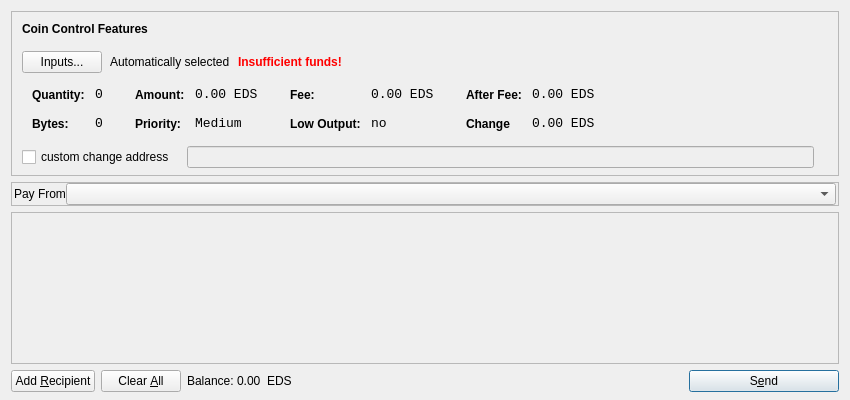
<?xml version="1.0" encoding="UTF-8"?>
<ui version="4.0">
 <class>SendCoinsDialog</class>
 <widget class="QDialog" name="SendCoinsDialog">
  <property name="geometry">
   <rect>
    <x>0</x>
    <y>0</y>
    <width>850</width>
    <height>400</height>
   </rect>
  </property>
  <property name="windowTitle">
   <string>Send Coins</string>
  </property>
  <layout class="QVBoxLayout" name="verticalLayout" stretch="0,0,1,0">
   <property name="bottomMargin">
    <number>8</number>
   </property>
   <item>
    <widget class="QFrame" name="frameCoinControl">
     <property name="sizePolicy">
      <sizepolicy hsizetype="Expanding" vsizetype="Expanding">
       <horstretch>0</horstretch>
       <verstretch>0</verstretch>
      </sizepolicy>
     </property>
     <property name="maximumSize">
      <size>
       <width>16777215</width>
       <height>16777215</height>
      </size>
     </property>
     <property name="frameShape">
      <enum>QFrame::StyledPanel</enum>
     </property>
     <property name="frameShadow">
      <enum>QFrame::Sunken</enum>
     </property>
     <layout class="QVBoxLayout" name="verticalLayoutCoinControl2">
      <property name="spacing">
       <number>6</number>
      </property>
      <property name="leftMargin">
       <number>0</number>
      </property>
      <property name="topMargin">
       <number>0</number>
      </property>
      <property name="rightMargin">
       <number>0</number>
      </property>
      <property name="bottomMargin">
       <number>6</number>
      </property>
      <item>
       <layout class="QVBoxLayout" name="verticalLayoutCoinControl" stretch="0,0,0,0,1">
        <property name="spacing">
         <number>0</number>
        </property>
        <property name="leftMargin">
         <number>10</number>
        </property>
        <property name="topMargin">
         <number>10</number>
        </property>
        <item>
         <layout class="QHBoxLayout" name="horizontalLayoutCoinControl1">
          <property name="bottomMargin">
           <number>15</number>
          </property>
          <item>
           <widget class="QLabel" name="labelCoinControlFeatures">
            <property name="sizePolicy">
             <sizepolicy hsizetype="Preferred" vsizetype="Maximum">
              <horstretch>0</horstretch>
              <verstretch>0</verstretch>
             </sizepolicy>
            </property>
            <property name="font">
             <font>
              <weight>75</weight>
              <bold>true</bold>
             </font>
            </property>
            <property name="styleSheet">
             <string notr="true">font-weight:bold;</string>
            </property>
            <property name="text">
             <string>Coin Control Features</string>
            </property>
           </widget>
          </item>
         </layout>
        </item>
        <item>
         <layout class="QHBoxLayout" name="horizontalLayoutCoinControl2" stretch="0,0,0,0">
          <property name="spacing">
           <number>8</number>
          </property>
          <property name="bottomMargin">
           <number>10</number>
          </property>
          <item>
           <widget class="QPushButton" name="pushButtonCoinControl">
            <property name="styleSheet">
             <string notr="true"/>
            </property>
            <property name="text">
             <string>Inputs...</string>
            </property>
           </widget>
          </item>
          <item>
           <widget class="QLabel" name="labelCoinControlAutomaticallySelected">
            <property name="text">
             <string>Automatically selected</string>
            </property>
            <property name="margin">
             <number>5</number>
            </property>
           </widget>
          </item>
          <item>
           <widget class="QLabel" name="labelCoinControlInsuffFunds">
            <property name="font">
             <font>
              <weight>75</weight>
              <bold>true</bold>
             </font>
            </property>
            <property name="styleSheet">
             <string notr="true">color:red;font-weight:bold;</string>
            </property>
            <property name="text">
             <string>Insufficient funds!</string>
            </property>
            <property name="margin">
             <number>5</number>
            </property>
           </widget>
          </item>
          <item>
           <spacer name="horizontalSpacerCoinControl">
            <property name="orientation">
             <enum>Qt::Horizontal</enum>
            </property>
            <property name="sizeHint" stdset="0">
             <size>
              <width>40</width>
              <height>1</height>
             </size>
            </property>
           </spacer>
          </item>
         </layout>
        </item>
        <item>
         <widget class="QWidget" name="widgetCoinControl" native="true">
          <property name="sizePolicy">
           <sizepolicy hsizetype="Preferred" vsizetype="Preferred">
            <horstretch>0</horstretch>
            <verstretch>0</verstretch>
           </sizepolicy>
          </property>
          <property name="minimumSize">
           <size>
            <width>0</width>
            <height>0</height>
           </size>
          </property>
          <property name="styleSheet">
           <string notr="true"/>
          </property>
          <layout class="QHBoxLayout" name="horizontalLayoutCoinControl5">
           <property name="leftMargin">
            <number>0</number>
           </property>
           <property name="topMargin">
            <number>0</number>
           </property>
           <property name="rightMargin">
            <number>0</number>
           </property>
           <property name="bottomMargin">
            <number>0</number>
           </property>
           <item>
            <layout class="QHBoxLayout" name="horizontalLayoutCoinControl3" stretch="0,0,0,1">
             <property name="spacing">
              <number>20</number>
             </property>
             <property name="topMargin">
              <number>0</number>
             </property>
             <property name="bottomMargin">
              <number>10</number>
             </property>
             <item>
              <layout class="QFormLayout" name="formLayoutCoinControl1">
               <property name="horizontalSpacing">
                <number>10</number>
               </property>
               <property name="verticalSpacing">
                <number>14</number>
               </property>
               <property name="leftMargin">
                <number>10</number>
               </property>
               <property name="topMargin">
                <number>4</number>
               </property>
               <property name="rightMargin">
                <number>6</number>
               </property>
               <item row="0" column="0">
                <widget class="QLabel" name="labelCoinControlQuantityText">
                 <property name="styleSheet">
                  <string notr="true">font-weight:bold;</string>
                 </property>
                 <property name="text">
                  <string>Quantity:</string>
                 </property>
                 <property name="margin">
                  <number>0</number>
                 </property>
                </widget>
               </item>
               <item row="0" column="1">
                <widget class="QLabel" name="labelCoinControlQuantity">
                 <property name="font">
                  <font>
                   <family>Monospace</family>
                   <pointsize>10</pointsize>
                  </font>
                 </property>
                 <property name="cursor">
                  <cursorShape>IBeamCursor</cursorShape>
                 </property>
                 <property name="contextMenuPolicy">
                  <enum>Qt::ActionsContextMenu</enum>
                 </property>
                 <property name="text">
                  <string>0</string>
                 </property>
                 <property name="margin">
                  <number>0</number>
                 </property>
                 <property name="textInteractionFlags">
                  <set>Qt::LinksAccessibleByMouse|Qt::TextSelectableByKeyboard|Qt::TextSelectableByMouse</set>
                 </property>
                </widget>
               </item>
               <item row="1" column="0">
                <widget class="QLabel" name="labelCoinControlBytesText">
                 <property name="styleSheet">
                  <string notr="true">font-weight:bold;</string>
                 </property>
                 <property name="text">
                  <string>Bytes:</string>
                 </property>
                </widget>
               </item>
               <item row="1" column="1">
                <widget class="QLabel" name="labelCoinControlBytes">
                 <property name="font">
                  <font>
                   <family>Monospace</family>
                   <pointsize>10</pointsize>
                  </font>
                 </property>
                 <property name="cursor">
                  <cursorShape>IBeamCursor</cursorShape>
                 </property>
                 <property name="contextMenuPolicy">
                  <enum>Qt::ActionsContextMenu</enum>
                 </property>
                 <property name="text">
                  <string>0</string>
                 </property>
                 <property name="textInteractionFlags">
                  <set>Qt::LinksAccessibleByMouse|Qt::TextSelectableByKeyboard|Qt::TextSelectableByMouse</set>
                 </property>
                </widget>
               </item>
              </layout>
             </item>
             <item>
              <layout class="QFormLayout" name="formLayoutCoinControl2">
               <property name="horizontalSpacing">
                <number>10</number>
               </property>
               <property name="verticalSpacing">
                <number>14</number>
               </property>
               <property name="leftMargin">
                <number>6</number>
               </property>
               <property name="topMargin">
                <number>4</number>
               </property>
               <property name="rightMargin">
                <number>6</number>
               </property>
               <item row="0" column="0">
                <widget class="QLabel" name="labelCoinControlAmountText">
                 <property name="styleSheet">
                  <string notr="true">font-weight:bold;</string>
                 </property>
                 <property name="text">
                  <string>Amount:</string>
                 </property>
                 <property name="margin">
                  <number>0</number>
                 </property>
                </widget>
               </item>
               <item row="0" column="1">
                <widget class="QLabel" name="labelCoinControlAmount">
                 <property name="font">
                  <font>
                   <family>Monospace</family>
                   <pointsize>10</pointsize>
                  </font>
                 </property>
                 <property name="cursor">
                  <cursorShape>IBeamCursor</cursorShape>
                 </property>
                 <property name="contextMenuPolicy">
                  <enum>Qt::ActionsContextMenu</enum>
                 </property>
                 <property name="text">
                  <string>0.00 EDS</string>
                 </property>
                 <property name="textInteractionFlags">
                  <set>Qt::LinksAccessibleByMouse|Qt::TextSelectableByKeyboard|Qt::TextSelectableByMouse</set>
                 </property>
                </widget>
               </item>
               <item row="1" column="0">
                <widget class="QLabel" name="labelCoinControlPriorityText">
                 <property name="styleSheet">
                  <string notr="true">font-weight:bold;</string>
                 </property>
                 <property name="text">
                  <string>Priority:</string>
                 </property>
                </widget>
               </item>
               <item row="1" column="1">
                <widget class="QLabel" name="labelCoinControlPriority">
                 <property name="font">
                  <font>
                   <family>Monospace</family>
                   <pointsize>10</pointsize>
                  </font>
                 </property>
                 <property name="cursor">
                  <cursorShape>IBeamCursor</cursorShape>
                 </property>
                 <property name="contextMenuPolicy">
                  <enum>Qt::ActionsContextMenu</enum>
                 </property>
                 <property name="text">
                  <string>Medium</string>
                 </property>
                 <property name="textInteractionFlags">
                  <set>Qt::LinksAccessibleByMouse|Qt::TextSelectableByKeyboard|Qt::TextSelectableByMouse</set>
                 </property>
                </widget>
               </item>
              </layout>
             </item>
             <item>
              <layout class="QFormLayout" name="formLayoutCoinControl3">
               <property name="horizontalSpacing">
                <number>10</number>
               </property>
               <property name="verticalSpacing">
                <number>14</number>
               </property>
               <property name="leftMargin">
                <number>6</number>
               </property>
               <property name="topMargin">
                <number>4</number>
               </property>
               <property name="rightMargin">
                <number>6</number>
               </property>
               <item row="0" column="0">
                <widget class="QLabel" name="labelCoinControlFeeText">
                 <property name="styleSheet">
                  <string notr="true">font-weight:bold;</string>
                 </property>
                 <property name="text">
                  <string>Fee:</string>
                 </property>
                 <property name="margin">
                  <number>0</number>
                 </property>
                </widget>
               </item>
               <item row="0" column="1">
                <widget class="QLabel" name="labelCoinControlFee">
                 <property name="font">
                  <font>
                   <family>Monospace</family>
                   <pointsize>10</pointsize>
                  </font>
                 </property>
                 <property name="cursor">
                  <cursorShape>IBeamCursor</cursorShape>
                 </property>
                 <property name="contextMenuPolicy">
                  <enum>Qt::ActionsContextMenu</enum>
                 </property>
                 <property name="text">
                  <string>0.00 EDS</string>
                 </property>
                 <property name="textInteractionFlags">
                  <set>Qt::LinksAccessibleByMouse|Qt::TextSelectableByKeyboard|Qt::TextSelectableByMouse</set>
                 </property>
                </widget>
               </item>
               <item row="1" column="0">
                <widget class="QLabel" name="labelCoinControlLowOutputText">
                 <property name="styleSheet">
                  <string notr="true">font-weight:bold;</string>
                 </property>
                 <property name="text">
                  <string>Low Output:</string>
                 </property>
                </widget>
               </item>
               <item row="1" column="1">
                <widget class="QLabel" name="labelCoinControlLowOutput">
                 <property name="font">
                  <font>
                   <family>Monospace</family>
                   <pointsize>10</pointsize>
                  </font>
                 </property>
                 <property name="cursor">
                  <cursorShape>IBeamCursor</cursorShape>
                 </property>
                 <property name="contextMenuPolicy">
                  <enum>Qt::ActionsContextMenu</enum>
                 </property>
                 <property name="text">
                  <string>no</string>
                 </property>
                 <property name="textInteractionFlags">
                  <set>Qt::LinksAccessibleByMouse|Qt::TextSelectableByKeyboard|Qt::TextSelectableByMouse</set>
                 </property>
                </widget>
               </item>
              </layout>
             </item>
             <item>
              <layout class="QFormLayout" name="formLayoutCoinControl4">
               <property name="horizontalSpacing">
                <number>10</number>
               </property>
               <property name="verticalSpacing">
                <number>14</number>
               </property>
               <property name="leftMargin">
                <number>6</number>
               </property>
               <property name="topMargin">
                <number>4</number>
               </property>
               <property name="rightMargin">
                <number>6</number>
               </property>
               <item row="0" column="0">
                <widget class="QLabel" name="labelCoinControlAfterFeeText">
                 <property name="styleSheet">
                  <string notr="true">font-weight:bold;</string>
                 </property>
                 <property name="text">
                  <string>After Fee:</string>
                 </property>
                 <property name="margin">
                  <number>0</number>
                 </property>
                </widget>
               </item>
               <item row="0" column="1">
                <widget class="QLabel" name="labelCoinControlAfterFee">
                 <property name="font">
                  <font>
                   <family>Monospace</family>
                   <pointsize>10</pointsize>
                  </font>
                 </property>
                 <property name="cursor">
                  <cursorShape>IBeamCursor</cursorShape>
                 </property>
                 <property name="contextMenuPolicy">
                  <enum>Qt::ActionsContextMenu</enum>
                 </property>
                 <property name="text">
                  <string>0.00 EDS</string>
                 </property>
                 <property name="textInteractionFlags">
                  <set>Qt::LinksAccessibleByMouse|Qt::TextSelectableByKeyboard|Qt::TextSelectableByMouse</set>
                 </property>
                </widget>
               </item>
               <item row="1" column="0">
                <widget class="QLabel" name="labelCoinControlChangeText">
                 <property name="styleSheet">
                  <string notr="true">font-weight:bold;</string>
                 </property>
                 <property name="text">
                  <string>Change</string>
                 </property>
                </widget>
               </item>
               <item row="1" column="1">
                <widget class="QLabel" name="labelCoinControlChange">
                 <property name="font">
                  <font>
                   <family>Monospace</family>
                   <pointsize>10</pointsize>
                  </font>
                 </property>
                 <property name="cursor">
                  <cursorShape>IBeamCursor</cursorShape>
                 </property>
                 <property name="contextMenuPolicy">
                  <enum>Qt::ActionsContextMenu</enum>
                 </property>
                 <property name="text">
                  <string>0.00 EDS</string>
                 </property>
                 <property name="textInteractionFlags">
                  <set>Qt::LinksAccessibleByMouse|Qt::TextSelectableByKeyboard|Qt::TextSelectableByMouse</set>
                 </property>
                </widget>
               </item>
              </layout>
             </item>
            </layout>
           </item>
          </layout>
         </widget>
        </item>
        <item>
         <layout class="QHBoxLayout" name="horizontalLayoutCoinControl4" stretch="0,0,0">
          <property name="spacing">
           <number>12</number>
          </property>
          <property name="sizeConstraint">
           <enum>QLayout::SetDefaultConstraint</enum>
          </property>
          <property name="topMargin">
           <number>5</number>
          </property>
          <property name="rightMargin">
           <number>5</number>
          </property>
          <item>
           <widget class="QCheckBox" name="checkBoxCoinControlChange">
            <property name="text">
             <string>custom change address</string>
            </property>
           </widget>
          </item>
          <item>
           <widget class="QLineEdit" name="lineEditCoinControlChange">
            <property name="enabled">
             <bool>false</bool>
            </property>
            <property name="sizePolicy">
             <sizepolicy hsizetype="Expanding" vsizetype="Fixed">
              <horstretch>0</horstretch>
              <verstretch>0</verstretch>
             </sizepolicy>
            </property>
           </widget>
          </item>
          <item>
           <widget class="QLabel" name="labelCoinControlChangeLabel">
            <property name="sizePolicy">
             <sizepolicy hsizetype="Preferred" vsizetype="Expanding">
              <horstretch>0</horstretch>
              <verstretch>0</verstretch>
             </sizepolicy>
            </property>
            <property name="minimumSize">
             <size>
              <width>0</width>
              <height>0</height>
             </size>
            </property>
            <property name="text">
             <string/>
            </property>
            <property name="margin">
             <number>3</number>
            </property>
           </widget>
          </item>
         </layout>
        </item>
        <item>
         <spacer name="verticalSpacerCoinControl">
          <property name="orientation">
           <enum>Qt::Vertical</enum>
          </property>
          <property name="sizeHint" stdset="0">
           <size>
            <width>800</width>
            <height>1</height>
           </size>
          </property>
         </spacer>
        </item>
       </layout>
      </item>
     </layout>
    </widget>
   </item>
   <item>
    <widget class="QFrame" name="payFromFrame">
     <property name="sizePolicy">
      <sizepolicy hsizetype="Expanding" vsizetype="Preferred">
       <horstretch>0</horstretch>
       <verstretch>0</verstretch>
      </sizepolicy>
     </property>
     <property name="frameShape">
      <enum>QFrame::StyledPanel</enum>
     </property>
     <property name="frameShadow">
      <enum>QFrame::Sunken</enum>
     </property>
     <layout class="QHBoxLayout" name="horizontalLayout_7">
      <property name="leftMargin">
       <number>2</number>
      </property>
      <property name="topMargin">
       <number>0</number>
      </property>
      <property name="rightMargin">
       <number>2</number>
      </property>
      <property name="bottomMargin">
       <number>0</number>
      </property>
      <item>
       <layout class="QHBoxLayout" name="horizontalLayout_5" stretch="0,1">
        <property name="spacing">
         <number>0</number>
        </property>
        <item>
         <widget class="QLabel" name="label_3">
          <property name="text">
           <string>Pay From</string>
          </property>
         </widget>
        </item>
        <item>
         <widget class="QComboBox" name="payFrom">
          <property name="sizePolicy">
           <sizepolicy hsizetype="Expanding" vsizetype="Fixed">
            <horstretch>0</horstretch>
            <verstretch>0</verstretch>
           </sizepolicy>
          </property>
         </widget>
        </item>
       </layout>
      </item>
     </layout>
    </widget>
   </item>
   <item>
    <widget class="QScrollArea" name="scrollArea">
     <property name="widgetResizable">
      <bool>true</bool>
     </property>
     <widget class="QWidget" name="scrollAreaWidgetContents">
      <property name="geometry">
       <rect>
        <x>0</x>
        <y>0</y>
        <width>830</width>
        <height>142</height>
       </rect>
      </property>
      <layout class="QVBoxLayout" name="verticalLayout_2">
       <property name="leftMargin">
        <number>0</number>
       </property>
       <property name="topMargin">
        <number>0</number>
       </property>
       <property name="rightMargin">
        <number>0</number>
       </property>
       <property name="bottomMargin">
        <number>0</number>
       </property>
       <item>
        <layout class="QVBoxLayout" name="entries">
         <property name="spacing">
          <number>6</number>
         </property>
        </layout>
       </item>
       <item>
        <spacer name="verticalSpacer">
         <property name="orientation">
          <enum>Qt::Vertical</enum>
         </property>
         <property name="sizeHint" stdset="0">
          <size>
           <width>20</width>
           <height>40</height>
          </size>
         </property>
        </spacer>
       </item>
      </layout>
     </widget>
    </widget>
   </item>
   <item>
    <layout class="QHBoxLayout" name="horizontalLayout">
     <item>
      <widget class="QPushButton" name="addButton">
       <property name="toolTip">
        <string>Send to multiple recipients at once</string>
       </property>
       <property name="text">
        <string>Add &amp;Recipient</string>
       </property>
       <property name="icon">
        <iconset resource="../bitcoin.qrc">
         <normaloff>:/icons/add</normaloff>:/icons/add</iconset>
       </property>
       <property name="autoDefault">
        <bool>false</bool>
       </property>
      </widget>
     </item>
     <item>
      <widget class="QPushButton" name="clearButton">
       <property name="sizePolicy">
        <sizepolicy hsizetype="Minimum" vsizetype="Fixed">
         <horstretch>0</horstretch>
         <verstretch>0</verstretch>
        </sizepolicy>
       </property>
       <property name="toolTip">
        <string>Remove all transaction fields</string>
       </property>
       <property name="text">
        <string>Clear &amp;All</string>
       </property>
       <property name="icon">
        <iconset resource="../bitcoin.qrc">
         <normaloff>:/icons/remove</normaloff>:/icons/remove</iconset>
       </property>
       <property name="autoRepeatDelay">
        <number>300</number>
       </property>
       <property name="autoDefault">
        <bool>false</bool>
       </property>
      </widget>
     </item>
     <item>
      <layout class="QHBoxLayout" name="horizontalLayout_2">
       <property name="spacing">
        <number>3</number>
       </property>
       <item>
        <widget class="QLabel" name="label">
         <property name="sizePolicy">
          <sizepolicy hsizetype="Preferred" vsizetype="Fixed">
           <horstretch>0</horstretch>
           <verstretch>0</verstretch>
          </sizepolicy>
         </property>
         <property name="text">
          <string>Balance:</string>
         </property>
        </widget>
       </item>
       <item>
        <widget class="QLabel" name="labelBalance">
         <property name="sizePolicy">
          <sizepolicy hsizetype="Preferred" vsizetype="Fixed">
           <horstretch>0</horstretch>
           <verstretch>0</verstretch>
          </sizepolicy>
         </property>
         <property name="cursor">
          <cursorShape>IBeamCursor</cursorShape>
         </property>
         <property name="text">
          <string>0.00  EDS</string>
         </property>
         <property name="textInteractionFlags">
          <set>Qt::LinksAccessibleByMouse|Qt::TextSelectableByKeyboard|Qt::TextSelectableByMouse</set>
         </property>
        </widget>
       </item>
      </layout>
     </item>
     <item>
      <spacer name="horizontalSpacer">
       <property name="orientation">
        <enum>Qt::Horizontal</enum>
       </property>
       <property name="sizeHint" stdset="0">
        <size>
         <width>40</width>
         <height>20</height>
        </size>
       </property>
      </spacer>
     </item>
     <item>
      <widget class="QPushButton" name="sendButton">
       <property name="minimumSize">
        <size>
         <width>150</width>
         <height>0</height>
        </size>
       </property>
       <property name="toolTip">
        <string>Confirm the send action</string>
       </property>
       <property name="text">
        <string>S&amp;end</string>
       </property>
       <property name="icon">
        <iconset resource="../bitcoin.qrc">
         <normaloff>:/icons/send</normaloff>:/icons/send</iconset>
       </property>
       <property name="default">
        <bool>true</bool>
       </property>
      </widget>
     </item>
    </layout>
   </item>
  </layout>
 </widget>
 <resources>
  <include location="../bitcoin.qrc"/>
 </resources>
 <connections/>
</ui>
